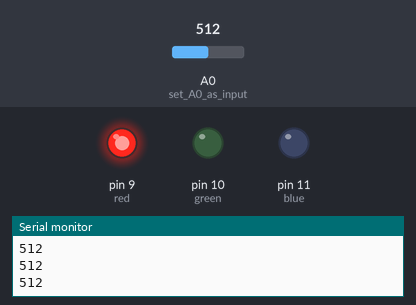
The sketch below on a simulated Arduino Uno, built with avr-gcc and run on an emulated ATmega328P. Parts: output pins drawn as LEDs (lit = HIGH), the last lines printed to the serial monitor. The inputs (shaded band) are chosen by the test bench; at power-on: A0 (set_A0_as_input) = 512.

Above: at 1.2 s.
1.3 s: A0 (set_A0_as_input) set to 199
2.8 s: A0 (set_A0_as_input) set to 182
At 3.2 s:
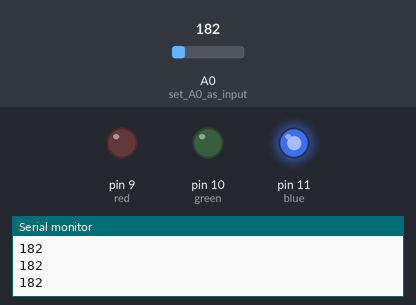
4.3 s: A0 (set_A0_as_input) set to 123
5.8 s: A0 (set_A0_as_input) set to 99
At 7.0 s:
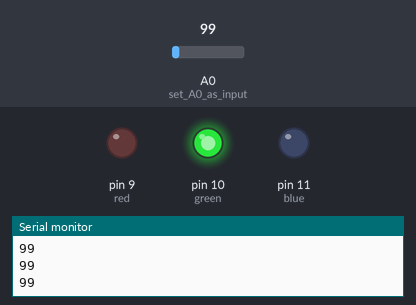
7.3 s: A0 (set_A0_as_input) set to 120
At 8.3 s:
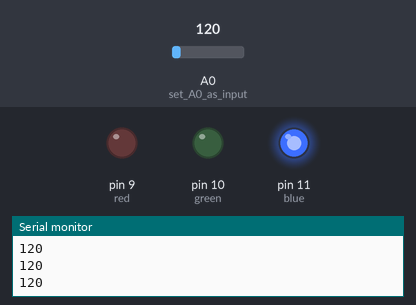
8.8 s: A0 (set_A0_as_input) set to 100
At 9.6 s:
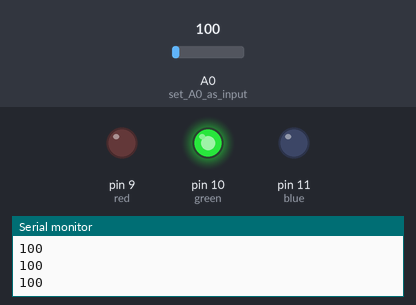
Timing chart, 0 to 11.3 s (numbered marks = the images above; inputs shaded):
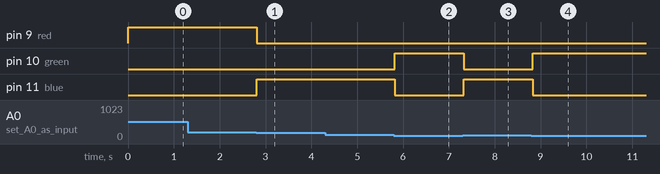

The sketch:

breathalyzer.ino
```cpp
int red = 9;
int green = 10;
int blue = 11;

void setup()
{
    // initialize serial communication
    Serial.begin(9600);
    pinMode(A0, INPUT);     // set A0 as input
    pinMode(red,   OUTPUT);
    pinMode(green, OUTPUT);
    pinMode(blue,  OUTPUT);

    digitalWrite(red,    LOW);
    digitalWrite(green,  LOW);
    digitalWrite(blue,   LOW);
}

void loop()
{
    int sensorValue = analogRead(A0);
    Serial.print(sensorValue);
    Serial.println("");
//  sensorValue = map(sensorValue, 70, 400, 0, 300);

    if (sensorValue <= 110) {
      digitalWrite(red,    LOW);
      digitalWrite(green, HIGH);
      digitalWrite(blue,   LOW);
    }
    if (sensorValue > 110 && sensorValue < 190) {
      digitalWrite(red,    LOW);
      digitalWrite(green,  LOW);
      digitalWrite(blue,  HIGH);
    }
    if (sensorValue >= 190) {
      digitalWrite(red,   HIGH);
      digitalWrite(green,  LOW);
      digitalWrite(blue,   LOW);
    }
    delay(100);

}
```

Measured:
- the behaviour switches between 190 and 189 on A0 (set_A0_as_input) (found by bisection; images 0 and 1)
- the behaviour switches between 111 and 110 on A0 (set_A0_as_input) (found by bisection; images 1 and 2)
- after the input at 2.8 s, pin 9 (red): HIGH → LOW at once; pin 11 (blue): LOW → HIGH at once
- after the input at 5.8 s, pin 10 (green): LOW → HIGH at once; pin 11 (blue): HIGH → LOW at once
- after the input at 7.3 s, pin 10 (green): HIGH → LOW at once; pin 11 (blue): LOW → HIGH at once
- after the input at 8.8 s, pin 10 (green): LOW → HIGH at once; pin 11 (blue): HIGH → LOW at once
